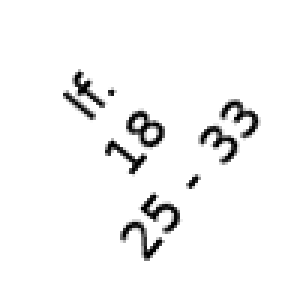
#> input picture finale/finale2.png, 100 x 100 px (shown 3 times larger)
$ python convert2.py
#> lines starting #> are read from the running program, lines starting #| are printed output that depends on the picture; after the words box and inside, x2 and y2 are one past the last pixel; in counts of white or black regions, pixels touching at a corner belong together
from PIL import Image
import numpy as np

image = Image.open('finale2.png').convert('1')
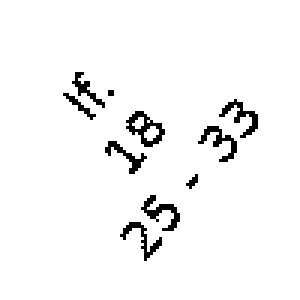
#> image: PIL image 100x100 1 (shown 3 times larger); 96.2% white; black in thin lines or dots, all inside (x1, y1, x2, y2) = (21, 24, 86, 87)
matrix = np.asarray(image)

a, b = matrix.shape
#> a = 100; b = 100

for i in range(a):
  for j in range(b):
    if matrix[i][j]:
      print("0", end="")
    else:
      print("1", end="")
  print("\n", end="")
